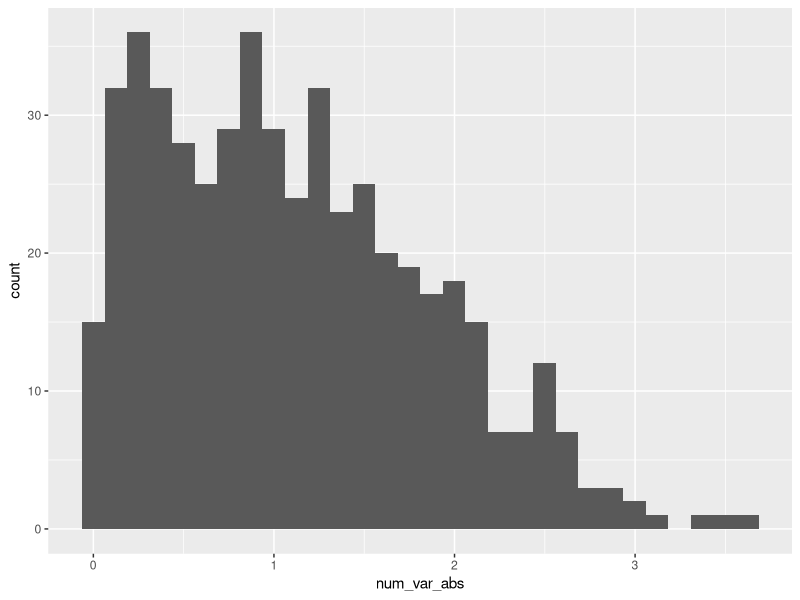

R code for this plot:
## ---- chunk 1
library(tidyverse)
## ---- chunk 2
samp = rnorm(100)
length(samp)
## ---- chunk 3
# can create variable and immediately use it with the tibble function (if they're in order)
# with base R dataframe function, you can't do this
my_df <- tibble(
  num_var = rnorm(500, mean = 1),
  log_var = if_else(num_var > 0, TRUE, FALSE),
  num_var_abs = abs(num_var)
)

ggplot(my_df,aes(x = num_var_abs)) +
  geom_histogram()
